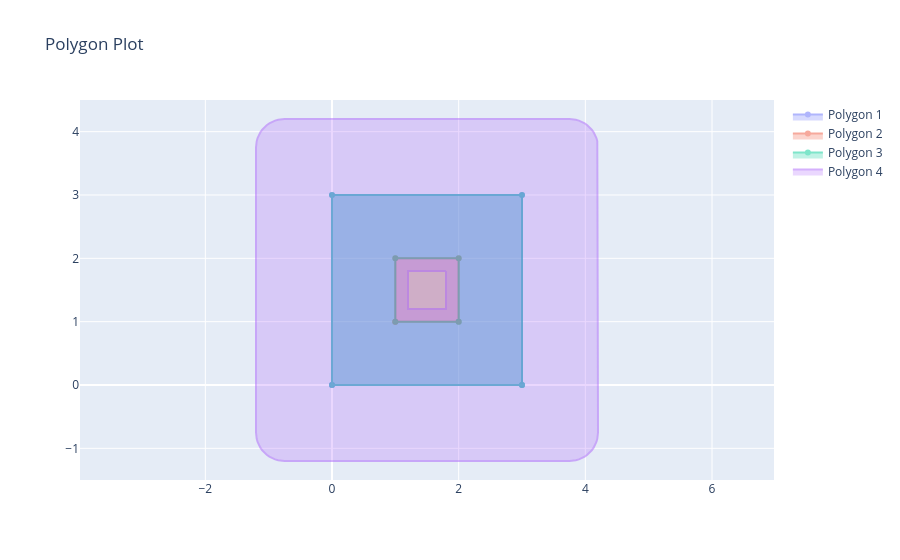

The notebook cell this image was saved under:
### Markdown cell above
### Scale

### Code cell
p1 = dshape.geometry.Polygon.rectangle(0, 0, 3, 3)
p2 = dshape.geometry.Polygon.rectangle(1, 1, 1, 1)
p3 = p1 - p2
p4 = p3.buffer(0.3)
p5 = p4.scale(1.5, origin=(1.5, 1.5))
dshape.plotting.plot_polygons([p1, p2, p3, p5])

### Figure 1 — Plotly figure (JSON) as saved in the notebook; plotly's stock layout.template omitted (floating-point values rounded to 4 significant figures)
{"data": [{"fill": "toself", "name": "Polygon 1", "opacity": 0.5, "type": "scatter", "x": [0, 3, 3, 0, 0, null], "y": [0, 0, 3, 3, 0, null]}, {"fill": "toself", "name": "Polygon 2", "opacity": 0.5, "type": "scatter", "x": [1, 2, 2, 1, 1, null], "y": [1, 1, 2, 2, 1, null]}, {"fill": "toself", "name": "Polygon 3", "opacity": 0.5, "type": "scatter", "x": [3, 3, 0, 0, 3, null, 2, 1, 1, 2, 2, null], "y": [0, 3, 3, 0, 0, null, 1, 1, 2, 2, 1, null]}, {"fill": "toself", "name": "Polygon 4", "opacity": 0.5, "type": "scatter", "x": [4.2, 4.2, 4.197, 4.189, 4.175, 4.155, 4.131, 4.102, 4.068, 4.031, 3.989, 3.945, 3.899, 3.85, 3.8, 3.75, -0.75, -0.8004, -0.8501, -0.8986, -0.9452, -0.9894, -1.031, -1.068, -1.102, -1.131, -1.155, -1.175, -1.189, -1.197, -1.2, -1.2, -1.197, -1.189, -1.175, -1.155, -1.131, -1.102, -1.068, -1.031, -0.9894, -0.9452, -0.8986, -0.8501, -0.8004, -0.75, 3.75, 3.8, 3.85, 3.899, 3.945, 3.989, 4.031, 4.068, 4.102, 4.131, 4.155, 4.175, 4.189, 4.197, 4.2, null, 1.8, 1.8, 1.2, 1.2, 1.8, null], "y": [-0.75, 3.75, 3.8, 3.85, 3.899, 3.945, 3.989, 4.031, 4.068, 4.102, 4.131, 4.155, 4.175, 4.189, 4.197, 4.2, 4.2, 4.197, 4.189, 4.175, 4.155, 4.131, 4.102, 4.068, 4.031, 3.989, 3.945, 3.899, 3.85, 3.8, 3.75, -0.75, -0.8004, -0.8501, -0.8986, -0.9452, -0.9894, -1.031, -1.068, -1.102, -1.131, -1.155, -1.175, -1.189, -1.197, -1.2, -1.2, -1.197, -1.189, -1.175, -1.155, -1.131, -1.102, -1.068, -1.031, -0.9894, -0.9452, -0.8986, -0.8501, -0.8004, -0.75, null, 1.8, 1.2, 1.2, 1.8, 1.8, null]}], "layout": {"showlegend": true, "title": {"text": "Polygon Plot"}, "yaxis": {"scaleanchor": "x", "scaleratio": 1}}}
